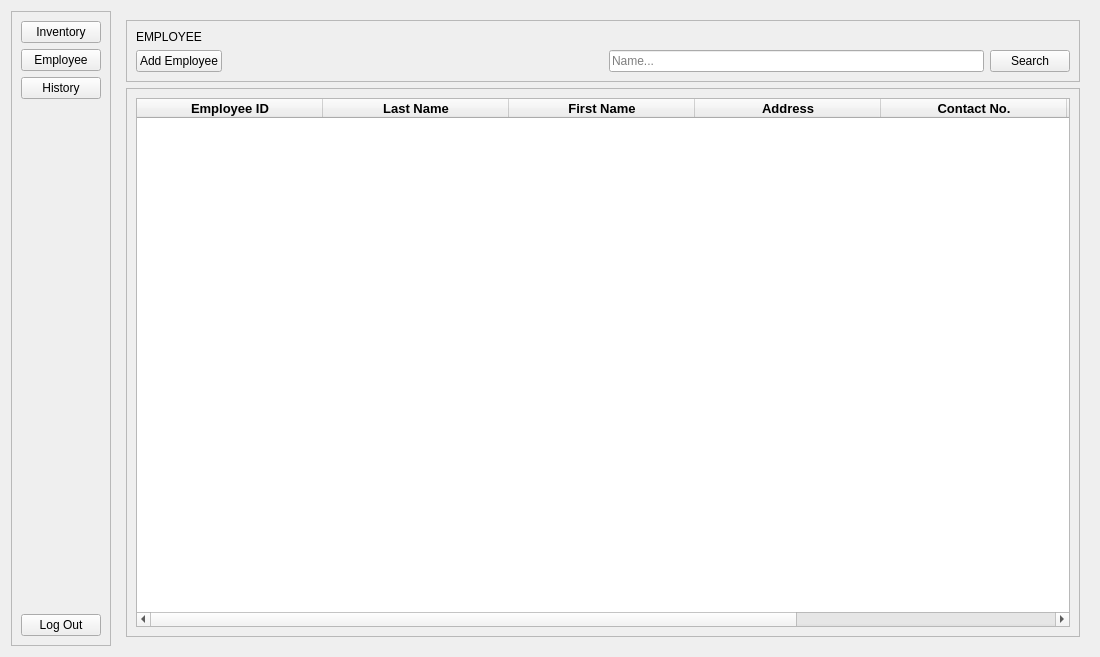
<?xml version="1.0" encoding="UTF-8"?>
<ui version="4.0">
 <class>Form</class>
 <widget class="QWidget" name="Form">
  <property name="geometry">
   <rect>
    <x>0</x>
    <y>0</y>
    <width>1100</width>
    <height>657</height>
   </rect>
  </property>
  <property name="windowTitle">
   <string>Form</string>
  </property>
  <layout class="QHBoxLayout" name="horizontalLayout">
   <item>
    <widget class="QFrame" name="navigationPanel">
     <property name="frameShape">
      <enum>QFrame::StyledPanel</enum>
     </property>
     <property name="frameShadow">
      <enum>QFrame::Raised</enum>
     </property>
     <layout class="QVBoxLayout" name="verticalLayout_3">
      <item>
       <widget class="QPushButton" name="inventoryButton_2">
        <property name="text">
         <string>Inventory</string>
        </property>
       </widget>
      </item>
      <item>
       <widget class="QPushButton" name="employeeButton_2">
        <property name="text">
         <string>Employee</string>
        </property>
       </widget>
      </item>
      <item>
       <widget class="QPushButton" name="historyButton_2">
        <property name="text">
         <string>History</string>
        </property>
       </widget>
      </item>
      <item>
       <spacer name="verticalSpacer_2">
        <property name="orientation">
         <enum>Qt::Vertical</enum>
        </property>
        <property name="sizeHint" stdset="0">
         <size>
          <width>20</width>
          <height>40</height>
         </size>
        </property>
       </spacer>
      </item>
      <item>
       <widget class="QPushButton" name="logOutButton_2">
        <property name="text">
         <string>Log Out</string>
        </property>
       </widget>
      </item>
     </layout>
    </widget>
   </item>
   <item>
    <widget class="QStackedWidget" name="stackedWidget">
     <property name="currentIndex">
      <number>1</number>
     </property>
     <widget class="QWidget" name="inventoryPage">
      <layout class="QVBoxLayout" name="verticalLayout_4">
       <item>
        <widget class="QFrame" name="inventoryNavigation">
         <property name="frameShape">
          <enum>QFrame::StyledPanel</enum>
         </property>
         <property name="frameShadow">
          <enum>QFrame::Raised</enum>
         </property>
         <layout class="QGridLayout" name="gridLayout_2">
          <item row="1" column="1">
           <spacer name="horizontalSpacer_2">
            <property name="orientation">
             <enum>Qt::Horizontal</enum>
            </property>
            <property name="sizeHint" stdset="0">
             <size>
              <width>40</width>
              <height>20</height>
             </size>
            </property>
           </spacer>
          </item>
          <item row="1" column="0">
           <widget class="QPushButton" name="addItemButton_2">
            <property name="text">
             <string>Add Item</string>
            </property>
           </widget>
          </item>
          <item row="1" column="2">
           <widget class="QLineEdit" name="searchBar_2">
            <property name="placeholderText">
             <string>Product Name...</string>
            </property>
           </widget>
          </item>
          <item row="1" column="3">
           <widget class="QPushButton" name="searchButton_2">
            <property name="text">
             <string>Search</string>
            </property>
           </widget>
          </item>
          <item row="0" column="0" colspan="4">
           <widget class="QLabel" name="title_2">
            <property name="text">
             <string>INVENTORY</string>
            </property>
           </widget>
          </item>
         </layout>
        </widget>
       </item>
       <item>
        <widget class="QFrame" name="inventoryList">
         <property name="frameShape">
          <enum>QFrame::StyledPanel</enum>
         </property>
         <property name="frameShadow">
          <enum>QFrame::Raised</enum>
         </property>
         <layout class="QVBoxLayout" name="verticalLayout_5">
          <item>
           <widget class="QTableWidget" name="products_2">
            <property name="editTriggers">
             <set>QAbstractItemView::NoEditTriggers</set>
            </property>
            <attribute name="horizontalHeaderVisible">
             <bool>true</bool>
            </attribute>
            <attribute name="horizontalHeaderCascadingSectionResizes">
             <bool>false</bool>
            </attribute>
            <attribute name="horizontalHeaderDefaultSectionSize">
             <number>156</number>
            </attribute>
            <attribute name="horizontalHeaderHighlightSections">
             <bool>false</bool>
            </attribute>
            <attribute name="horizontalHeaderStretchLastSection">
             <bool>false</bool>
            </attribute>
            <attribute name="verticalHeaderVisible">
             <bool>false</bool>
            </attribute>
            <attribute name="verticalHeaderHighlightSections">
             <bool>false</bool>
            </attribute>
            <column>
             <property name="text">
              <string>Product ID</string>
             </property>
             <property name="font">
              <font>
               <family>Arial</family>
               <pointsize>10</pointsize>
               <bold>true</bold>
              </font>
             </property>
            </column>
            <column>
             <property name="text">
              <string>Name</string>
             </property>
             <property name="font">
              <font>
               <family>Arial</family>
               <pointsize>10</pointsize>
               <bold>true</bold>
              </font>
             </property>
            </column>
            <column>
             <property name="text">
              <string>Quantity</string>
             </property>
             <property name="font">
              <font>
               <family>Arial</family>
               <pointsize>10</pointsize>
               <bold>true</bold>
              </font>
             </property>
            </column>
            <column>
             <property name="text">
              <string>Price</string>
             </property>
             <property name="font">
              <font>
               <family>Arial</family>
               <pointsize>10</pointsize>
               <bold>true</bold>
              </font>
             </property>
            </column>
            <column>
             <property name="text">
              <string>Category</string>
             </property>
             <property name="font">
              <font>
               <family>Arial</family>
               <pointsize>10</pointsize>
               <bold>true</bold>
              </font>
             </property>
            </column>
            <column>
             <property name="text">
              <string>Actions</string>
             </property>
             <property name="font">
              <font>
               <family>Arial</family>
               <pointsize>10</pointsize>
               <bold>true</bold>
              </font>
             </property>
            </column>
           </widget>
          </item>
         </layout>
        </widget>
       </item>
      </layout>
     </widget>
     <widget class="QWidget" name="employeePage">
      <layout class="QVBoxLayout" name="verticalLayout_6">
       <item>
        <widget class="QFrame" name="employeeNavigation">
         <property name="frameShape">
          <enum>QFrame::StyledPanel</enum>
         </property>
         <property name="frameShadow">
          <enum>QFrame::Raised</enum>
         </property>
         <layout class="QGridLayout" name="gridLayout_3">
          <item row="1" column="1">
           <spacer name="horizontalSpacer_3">
            <property name="orientation">
             <enum>Qt::Horizontal</enum>
            </property>
            <property name="sizeHint" stdset="0">
             <size>
              <width>40</width>
              <height>20</height>
             </size>
            </property>
           </spacer>
          </item>
          <item row="1" column="0">
           <widget class="QPushButton" name="addEmployeeButton">
            <property name="text">
             <string>Add Employee</string>
            </property>
           </widget>
          </item>
          <item row="1" column="2">
           <widget class="QLineEdit" name="searchBar_3">
            <property name="placeholderText">
             <string>Name...</string>
            </property>
           </widget>
          </item>
          <item row="1" column="3">
           <widget class="QPushButton" name="searchButton_3">
            <property name="text">
             <string>Search</string>
            </property>
           </widget>
          </item>
          <item row="0" column="0" colspan="4">
           <widget class="QLabel" name="title_3">
            <property name="text">
             <string>EMPLOYEE</string>
            </property>
           </widget>
          </item>
         </layout>
        </widget>
       </item>
       <item>
        <widget class="QFrame" name="employeeList">
         <property name="frameShape">
          <enum>QFrame::StyledPanel</enum>
         </property>
         <property name="frameShadow">
          <enum>QFrame::Raised</enum>
         </property>
         <layout class="QVBoxLayout" name="verticalLayout_7">
          <item>
           <widget class="QTableWidget" name="employees">
            <property name="editTriggers">
             <set>QAbstractItemView::NoEditTriggers</set>
            </property>
            <attribute name="horizontalHeaderDefaultSectionSize">
             <number>186</number>
            </attribute>
            <attribute name="horizontalHeaderStretchLastSection">
             <bool>false</bool>
            </attribute>
            <column>
             <property name="text">
              <string>Employee ID</string>
             </property>
             <property name="font">
              <font>
               <family>Arial</family>
               <pointsize>10</pointsize>
               <bold>true</bold>
              </font>
             </property>
            </column>
            <column>
             <property name="text">
              <string>Last Name</string>
             </property>
             <property name="font">
              <font>
               <family>Arial</family>
               <pointsize>10</pointsize>
               <bold>true</bold>
              </font>
             </property>
            </column>
            <column>
             <property name="text">
              <string>First Name</string>
             </property>
             <property name="font">
              <font>
               <family>Arial</family>
               <pointsize>10</pointsize>
               <bold>true</bold>
              </font>
             </property>
            </column>
            <column>
             <property name="text">
              <string>Address</string>
             </property>
             <property name="font">
              <font>
               <family>Arial</family>
               <pointsize>10</pointsize>
               <bold>true</bold>
              </font>
             </property>
            </column>
            <column>
             <property name="text">
              <string>Contact No.</string>
             </property>
             <property name="font">
              <font>
               <family>Arial</family>
               <pointsize>10</pointsize>
               <bold>true</bold>
              </font>
             </property>
            </column>
            <column>
             <property name="text">
              <string>Date Hired</string>
             </property>
             <property name="font">
              <font>
               <family>Arial</family>
               <pointsize>10</pointsize>
               <bold>true</bold>
              </font>
             </property>
            </column>
            <column>
             <property name="text">
              <string>Action</string>
             </property>
             <property name="font">
              <font>
               <family>Arial</family>
               <pointsize>10</pointsize>
               <bold>true</bold>
              </font>
             </property>
            </column>
           </widget>
          </item>
         </layout>
        </widget>
       </item>
      </layout>
     </widget>
     <widget class="QWidget" name="historyPage">
      <layout class="QVBoxLayout" name="verticalLayout_8">
       <item>
        <widget class="QFrame" name="historyNavigation">
         <property name="frameShape">
          <enum>QFrame::StyledPanel</enum>
         </property>
         <property name="frameShadow">
          <enum>QFrame::Raised</enum>
         </property>
         <layout class="QGridLayout" name="gridLayout_4">
          <item row="0" column="0">
           <widget class="QLabel" name="title_4">
            <property name="text">
             <string>TRANSACTION HISTORY</string>
            </property>
           </widget>
          </item>
         </layout>
        </widget>
       </item>
       <item>
        <widget class="QTabWidget" name="historyList">
         <property name="tabPosition">
          <enum>QTabWidget::North</enum>
         </property>
         <property name="tabShape">
          <enum>QTabWidget::Rounded</enum>
         </property>
         <property name="currentIndex">
          <number>1</number>
         </property>
         <property name="elideMode">
          <enum>Qt::ElideNone</enum>
         </property>
         <widget class="QWidget" name="PurchaseHistory">
          <attribute name="title">
           <string/>
          </attribute>
          <layout class="QVBoxLayout" name="verticalLayout_9">
           <item>
            <widget class="QTableWidget" name="history">
             <column>
              <property name="text">
               <string>Receipt ID</string>
              </property>
             </column>
             <column>
              <property name="text">
               <string>Customer Name</string>
              </property>
             </column>
             <column>
              <property name="text">
               <string>product</string>
              </property>
             </column>
             <column>
              <property name="text">
               <string>Quantity</string>
              </property>
             </column>
             <column>
              <property name="text">
               <string>Price</string>
              </property>
             </column>
             <column>
              <property name="text">
               <string>Total Charge</string>
              </property>
             </column>
             <column>
              <property name="text">
               <string>Date Purchase</string>
              </property>
             </column>
            </widget>
           </item>
          </layout>
         </widget>
         <widget class="QWidget" name="ServiceHistory">
          <attribute name="title">
           <string>Page</string>
          </attribute>
          <layout class="QVBoxLayout" name="verticalLayout">
           <item>
            <widget class="QTableWidget" name="history_2">
             <column>
              <property name="text">
               <string>Service ID</string>
              </property>
             </column>
             <column>
              <property name="text">
               <string>Customer Name</string>
              </property>
             </column>
             <column>
              <property name="text">
               <string>Device</string>
              </property>
             </column>
             <column>
              <property name="text">
               <string>Service Type</string>
              </property>
             </column>
             <column>
              <property name="text">
               <string>Technician</string>
              </property>
             </column>
             <column>
              <property name="text">
               <string>Charge</string>
              </property>
             </column>
             <column>
              <property name="text">
               <string>Date</string>
              </property>
             </column>
            </widget>
           </item>
          </layout>
         </widget>
        </widget>
       </item>
      </layout>
     </widget>
    </widget>
   </item>
  </layout>
 </widget>
 <resources/>
 <connections/>
</ui>
